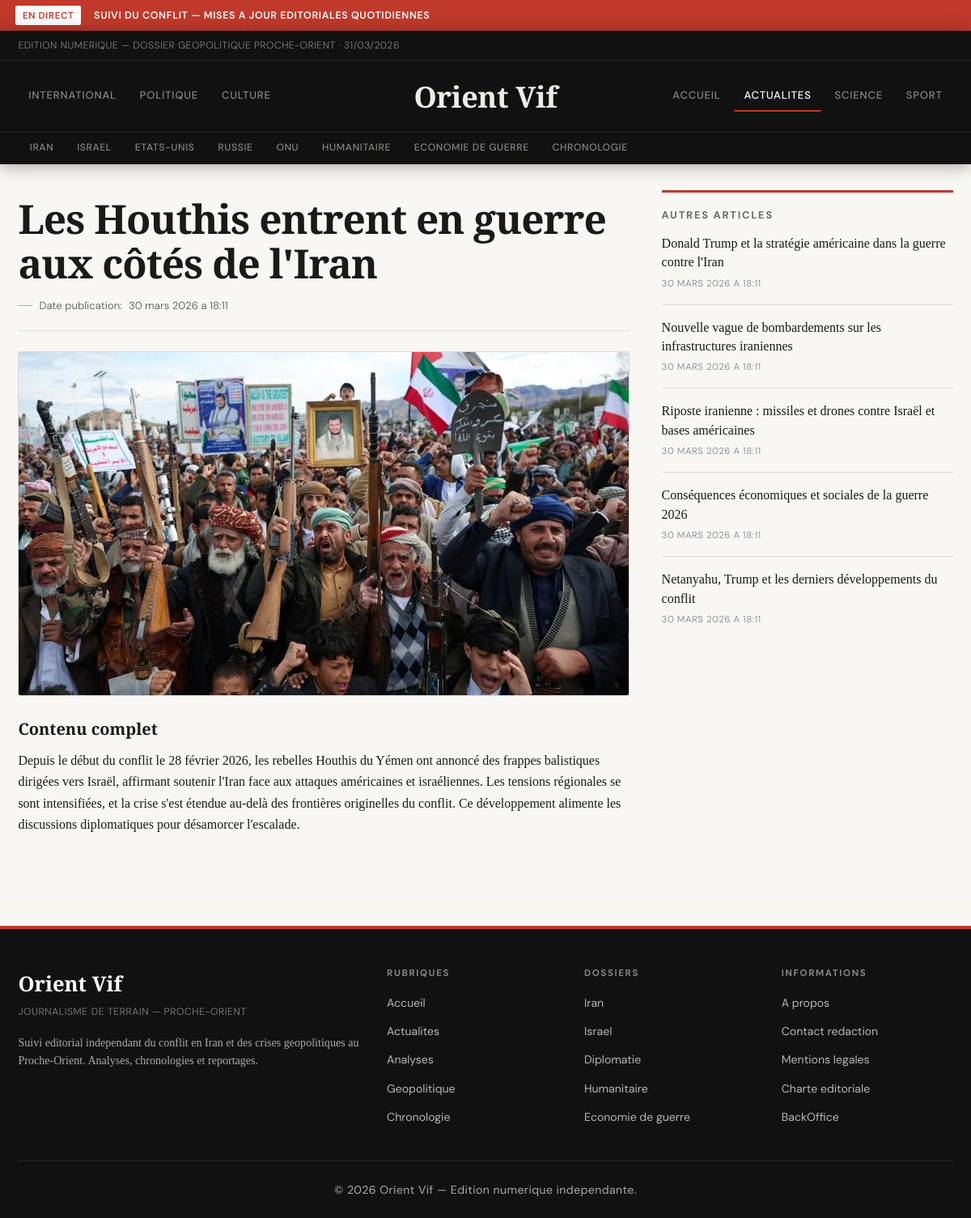
Before: /articles/guerre-iran-article-1-1-5.html with the older database file.
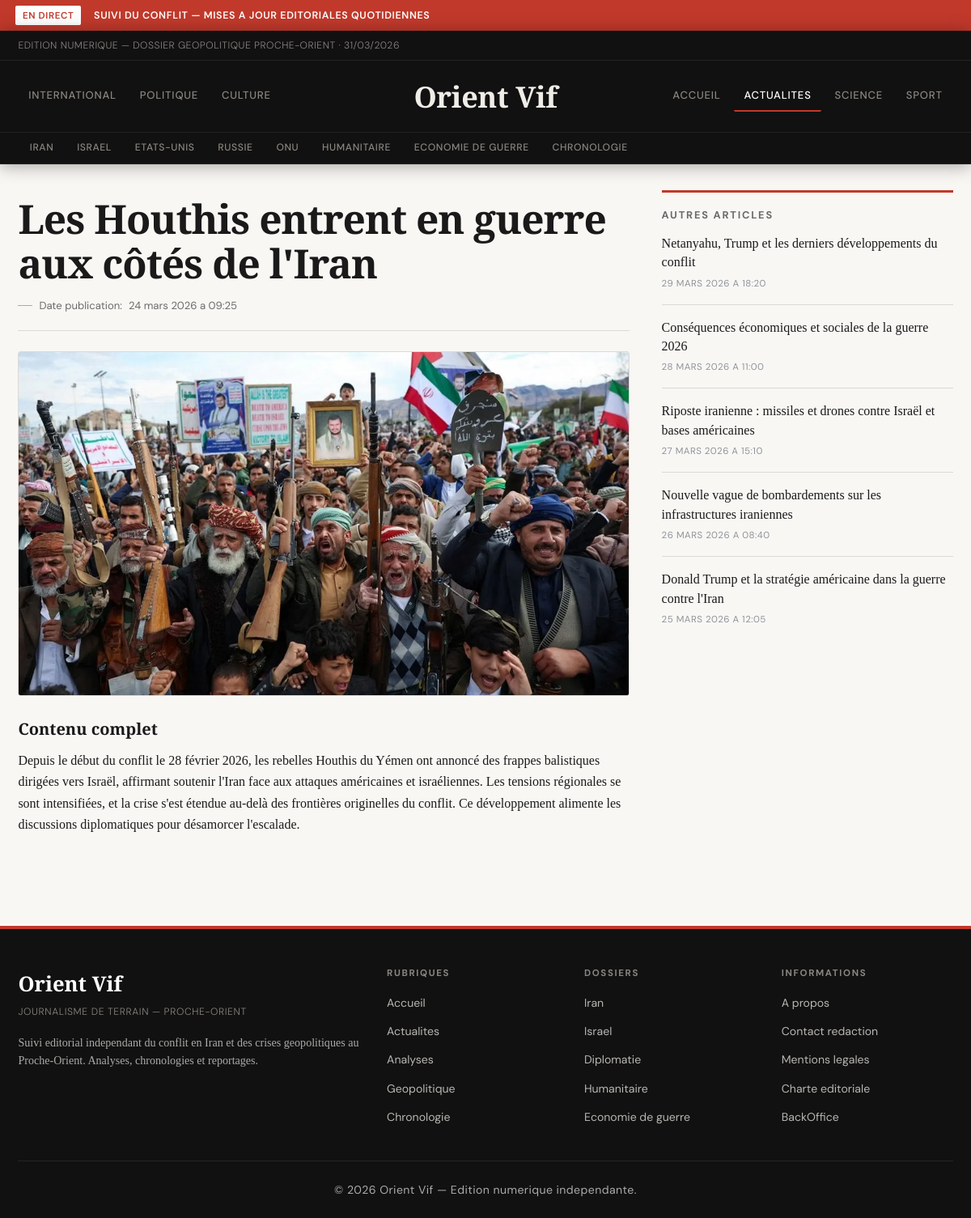
After: the same page with the newer database file.
### tables this page shows
CREATE TABLE articles (
  id INT UNSIGNED AUTO_INCREMENT PRIMARY KEY,
  title VARCHAR(255) NOT NULL,
  slug VARCHAR(255) NOT NULL UNIQUE,
  content TEXT NOT NULL,
  is_published TINYINT(1) NOT NULL DEFAULT 1,
  created_at TIMESTAMP NOT NULL DEFAULT CURRENT_TIMESTAMP,
  updated_at TIMESTAMP NOT NULL DEFAULT CURRENT_TIMESTAMP ON UPDATE CURRENT_TIMESTAMP
);

CREATE TABLE article_images (
  id INT UNSIGNED AUTO_INCREMENT PRIMARY KEY,
  article_id INT UNSIGNED NOT NULL,
  image_kind ENUM('main', 'thumb') NOT NULL DEFAULT 'main',
  image_path VARCHAR(255) NOT NULL,
  image_alt VARCHAR(255) DEFAULT NULL,
  sort_order TINYINT UNSIGNED NOT NULL DEFAULT 1,
  created_at TIMESTAMP NOT NULL DEFAULT CURRENT_TIMESTAMP,
  CONSTRAINT fk_article_images_article
    FOREIGN KEY (article_id) REFERENCES articles(id)
    ON DELETE CASCADE,
  UNIQUE KEY uq_article_kind (article_id, image_kind),
  KEY idx_article_images_article_id (article_id)
);

### src/article.php (the view, shortened to what this page needs)
<?php
require_once __DIR__ . '/includes/front_helpers.php';
$id = filter_input(INPUT_GET, 'id', FILTER_VALIDATE_INT, array('options' => array('min_range' => 1)));
$safeId = ($id !== false && $id !== null) ? (int)$id : null;
$article = front_find_article(null, $safeId);
?>
<?php
$activeMenu = 'actualites';
$sidebarOtherArticles = front_recent_articles_excluding(5, array((int)$article['id']));
$detailMainSrc = front_article_image_src($article, 1280, 720, 'actualite guerre iran');
$detailThumbSrc = front_article_thumb_src($article, 860, 520, 'actualite guerre iran');
include __DIR__ . '/includes/header.php';
?>
<main class="layout-main article-layout">
    <article class="article-detail" itemscope itemtype="https://schema.org/NewsArticle">
        <header class="article-header">
            <h1 itemprop="headline"><?php echo h($article['title']); ?></h1>
            <p class="article-meta">
                Date publication:
                <?php $publishedAt = front_article_datetime_value($article); ?>
                <time itemprop="datePublished" datetime="<?php echo h($publishedAt); ?>">
                    <?php echo h(front_format_datetime($publishedAt)); ?>
                </time>
            </p>
        </header>
        <figure class="article-figure">
            <picture>
                <source media="(max-width: 800px)" srcset="<?php echo h($detailThumbSrc); ?>">
                <img
                    src="<?php echo h($detailMainSrc); ?>"
                    alt="<?php echo h(front_article_alt($article, 'actualite guerre iran')); ?>"
                    width="1280"
                    height="720"
                    itemprop="image"
                    loading="eager"
                    fetchpriority="high"
                    decoding="async">
            </picture>
        </figure>
        <section class="article-content" aria-labelledby="content-title" itemprop="articleBody">
            <h2 id="content-title">Contenu complet</h2>
            <?php echo front_render_article_html($article['content']); ?>
        </section>
    </article>
    <aside class="sidebar article-sidebar" aria-labelledby="recent-title">
        <h2 id="recent-title">Autres articles</h2>
        <ul>
            <?php foreach ($sidebarOtherArticles as $otherArticle): ?>
                <li>
                    <a href="<?php echo h(front_article_url($otherArticle)); ?>">
                        <?php echo h($otherArticle['title']); ?>
                    </a>
                    <small class="recent-time"><?php echo h(front_format_datetime(front_article_datetime_value($otherArticle))); ?></small>
                </li>
            <?php endforeach; ?>
        </ul>
    </aside>
</main>
<?php include __DIR__ . '/includes/footer.php'; ?>

### src/includes/header.php (shortened to what this page needs)
<?php
$cssFilePath = __DIR__ . '/../css/style.min.css';
$cssVersion = is_file($cssFilePath) ? (string)filemtime($cssFilePath) : '1';
?>
<!doctype html>
<html lang="fr">
<head>
    <link rel="stylesheet" href="/css/style.min.css?v=<?php echo h($cssVersion); ?>">
</head>
<body>
    <div class="breaking-bar">
        <span class="breaking-bar__label">En direct</span>
        Suivi du conflit &mdash; Mises a jour editoriales quotidiennes
    </div>
    <header class="site-header">
        <div class="header-topline">
            <p>Edition numerique &mdash; Dossier geopolitique Proche-Orient &middot; <?php echo date('d/m/Y'); ?></p>
        </div>
        <div class="header-main">
            <nav class="main-nav main-nav--left" aria-label="Rubriques">
                <a href="/guerre-iran-actualites.html">International</a>
                <a href="#">Politique</a>
                <a href="#">Culture</a>
            </nav>
            <a class="brand" href="/guerre-iran-accueil.html" aria-label="Retour a l'accueil">Orient Vif</a>
            <nav class="main-nav" aria-label="Navigation principale">
                <a class="<?php echo $activeMenu === 'accueil' ? 'is-active' : ''; ?>" href="/guerre-iran-accueil.html">Accueil</a>
                <a class="<?php echo $activeMenu === 'actualites' ? 'is-active' : ''; ?>" href="/guerre-iran-actualites.html">Actualites</a>
                <a href="#">Science</a>
                <a href="#">Sport</a>
            </nav>
        </div>
        <nav class="subnav" aria-label="Sous-rubriques">
            <a href="#">Iran</a>
            <a href="#">Israel</a>
            <a href="#">Etats-Unis</a>
            <a href="#">Russie</a>
            <a href="#">ONU</a>
            <a href="#">Humanitaire</a>
            <a href="#">Economie de guerre</a>
            <a href="#">Chronologie</a>
        </nav>
    </header>

### src/includes/front_helpers.php (shortened to what this page needs)
<?php
function h($value)
{
    return htmlspecialchars((string)$value, ENT_QUOTES, 'UTF-8');
}
function front_article_url($article)
{
    $id = isset($article['id']) ? (int)$article['id'] : 0;
    $page = 1;
    $rubrique = isset($article['rubrique']) ? (int)$article['rubrique'] : 5;
    return '/articles/guerre-iran-article-' . $id . '-' . $page . '-' . $rubrique . '.html';
}
function front_article_alt($article, $fallback = 'actualite guerre iran')
{
    if (!empty($article['image_alt'])) {
        return (string)$article['image_alt'];
    }
    return $fallback;
}
function front_local_image_url($rawPath)
{
    $path = trim((string)$rawPath);
    $normalized = '/' . ltrim($path, '/');
    $fullPath = dirname(__DIR__) . str_replace('/', DIRECTORY_SEPARATOR, $normalized);
    if (is_file($fullPath)) {
        return $normalized;
    }
    return null;
}
function front_article_image_src($article, $width, $height, $fallbackAlt = 'actualite guerre iran')
{
    $local = front_local_image_url(isset($article['image_url']) ? $article['image_url'] : '');
    if ($local !== null) {
        return $local;
    }
    return front_svg_placeholder(front_article_alt($article, $fallbackAlt), $width, $height);
}
function front_article_thumb_src($article, $width, $height, $fallbackAlt = 'actualite guerre iran')
{
    $thumbLocalFromDb = front_local_image_url(isset($article['image_thumb_url']) ? $article['image_thumb_url'] : '');
    if ($thumbLocalFromDb !== null) {
        return $thumbLocalFromDb;
    }
    return front_article_image_src($article, $width, $height, $fallbackAlt);
}
function front_render_article_html($html)
{
    $decoded = html_entity_decode((string)$html, ENT_QUOTES | ENT_HTML5, 'UTF-8');
    $clean = preg_replace('/<script\b[^>]*>(.*?)<\/script>/is', '', $decoded);
    return strip_tags(
        $clean,
        '<p><br><strong><b><em><i><u><ul><ol><li><a><h1><h2><h3><h4><h5><h6><blockquote><img><figure><figcaption>'
    );
}
function front_fetch_articles()
{
    $pdo = db();
    try {
        $sql = "SELECT
                    a.id,
                    a.title,
                    a.slug,
                    a.content,
                    ai_main.image_path AS image_url,
                    COALESCE(ai_thumb.image_path, '') AS image_thumb_url,
                    COALESCE(NULLIF(ai_main.image_alt, ''), a.title) AS image_alt,
                    COALESCE(NULLIF(ai_thumb.image_alt, ''), NULLIF(ai_main.image_alt, ''), a.title) AS image_thumb_alt,
                    a.created_at,
                    a.updated_at
                FROM articles a
                LEFT JOIN article_images ai_main
                    ON ai_main.article_id = a.id AND ai_main.image_kind = 'main'
                LEFT JOIN article_images ai_thumb
                    ON ai_thumb.article_id = a.id AND ai_thumb.image_kind = 'thumb'
                WHERE a.is_published = 1
                ORDER BY a.updated_at DESC";
        $rows = $pdo->query($sql)->fetchAll(PDO::FETCH_ASSOC);
        if (!empty($rows)) {
            return $rows;
        }
    } catch (PDOException $exception) {
    }
    return front_theme_articles();
}
function front_find_article($slug, $id)
{
    $articles = front_fetch_articles();
    if ($id !== null) {
        foreach ($articles as $article) {
            if ((int)$article['id'] === (int)$id) {
                return $article;
            }
        }
    }
    return null;
}
function front_recent_articles_excluding($limit = 5, $excludeIds = array())
{
    $articles = front_fetch_articles();
    $result = array();
    $excludeMap = array();
    foreach ($excludeIds as $excludeId) {
        $id = (int)$excludeId;
        if ($id > 0) {
            $excludeMap[$id] = true;
        }
    }
    foreach ($articles as $article) {
        $articleId = isset($article['id']) ? (int)$article['id'] : 0;
        if ($articleId > 0 && isset($excludeMap[$articleId])) {
            continue;
        }
        $result[] = $article;
        if (count($result) >= $limit) {
            break;
        }
    }
    return $result;
}
function front_format_datetime($value)
{
    try {
        $date = new DateTime((string)$value);
    } catch (Exception $exception) {
        return (string)$value;
    }
    $months = array(
        1 => 'janvier',
        2 => 'fevrier',
        3 => 'mars',
        4 => 'avril',
        5 => 'mai',
        6 => 'juin',
        7 => 'juillet',
        8 => 'aout',
        9 => 'septembre',
        10 => 'octobre',
        11 => 'novembre',
        12 => 'decembre',
    );
    $month = (int)$date->format('n');
    return $date->format('d') . ' ' . $months[$month] . ' ' . $date->format('Y') . ' a ' . $date->format('H:i');
}
function front_article_datetime_value($article)
{
    if (isset($article['updated_at']) && trim((string)$article['updated_at']) !== '') {
        return (string)$article['updated_at'];
    }
    return '';
}

### src/includes/footer.php
<footer id="contact" class="site-footer">
        <div class="footer-inner">
            <div class="footer-grid">
                <div class="footer-col footer-col--brand">
                    <p class="footer-brand">Orient Vif</p>
                    <p class="footer-tagline">Journalisme de terrain &mdash; Proche-Orient</p>
                    <p>Suivi editorial independant du conflit en Iran et des crises geopolitiques au Proche-Orient. Analyses, chronologies et reportages.</p>
                </div>
                <div class="footer-col">
                    <h2>Rubriques</h2>
                    <ul>
                        <li><a href="/guerre-iran-accueil.html">Accueil</a></li>
                        <li><a href="/guerre-iran-actualites.html">Actualites</a></li>
                        <li><a href="#">Analyses</a></li>
                        <li><a href="#">Geopolitique</a></li>
                        <li><a href="#">Chronologie</a></li>
                    </ul>
                </div>
                <div class="footer-col">
                    <h2>Dossiers</h2>
                    <ul>
                        <li><a href="#">Iran</a></li>
                        <li><a href="#">Israel</a></li>
                        <li><a href="#">Diplomatie</a></li>
                        <li><a href="#">Humanitaire</a></li>
                        <li><a href="#">Economie de guerre</a></li>
                    </ul>
                </div>
                <div class="footer-col">
                    <h2>Informations</h2>
                    <ul>
                        <li><a href="#">A propos</a></li>
                        <li><a href="#">Contact redaction</a></li>
                        <li><a href="#">Mentions legales</a></li>
                        <li><a href="#">Charte editoriale</a></li>
                        <li><a href="/login">BackOffice</a></li>
                    </ul>
                </div>
            </div>
        </div>
        <p class="footer-copy">&copy; <?php echo date('Y'); ?> Orient Vif &mdash; Edition numerique independante.</p>
    </footer>
</body>
</html>

Changed rows visible on the page:
changed articles "Les Houthis entrent en guerre aux côtés de l'Iran": updated_at "30 mars 2026 a 18:11" → "24 mars 2026 a 09:25"
changed through a linked row, article_images "Netanyahu, Trump et les derniers développements du conflit": article.updated_at "30 MARS 2026 A 18:11" → "29 MARS 2026 A 18:20"; moves up the list
changed through a linked row, article_images: article.updated_at "30 MARS 2026 A 18:11" → "28 MARS 2026 A 11:00"; moves up the list
changed through a linked row, article_images "Riposte iranienne : missiles et drones contre Israël et bases américaines": article.updated_at "30 MARS 2026 A 18:11" → "27 MARS 2026 A 15:10"; moves down the list
changed through a linked row, article_images "Nouvelle vague de bombardements sur les infrastructures iraniennes": article.updated_at "30 MARS 2026 A 18:11" → "26 MARS 2026 A 08:40"; moves down the list
changed through a linked row, article_images "Donald Trump et la stratégie américaine dans la guerre contre l'Iran": article.updated_at "30 MARS 2026 A 18:11" → "25 MARS 2026 A 12:05"
